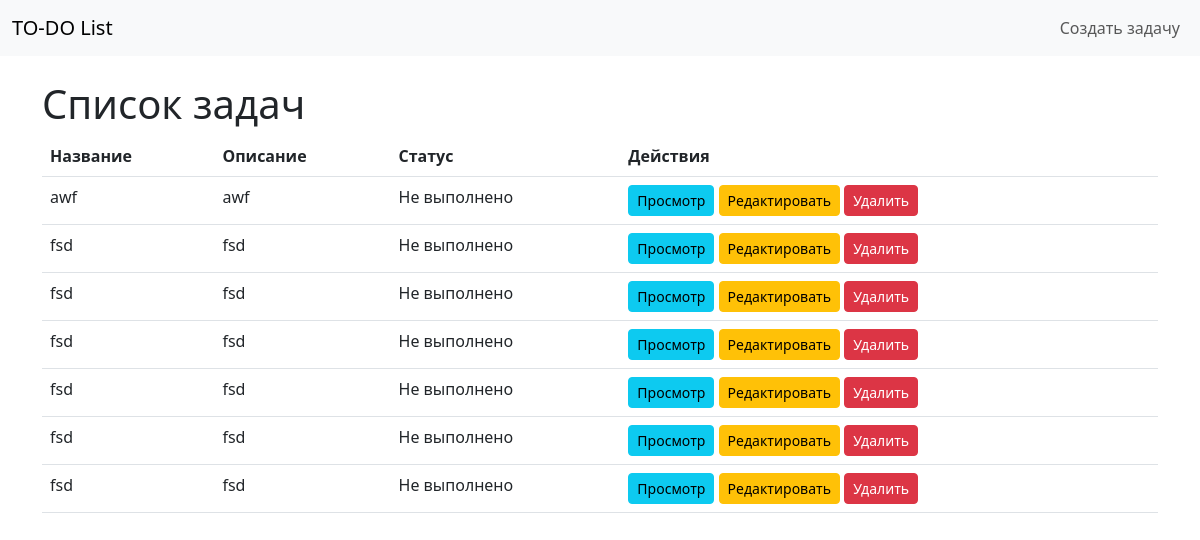
The app's page /, older data.
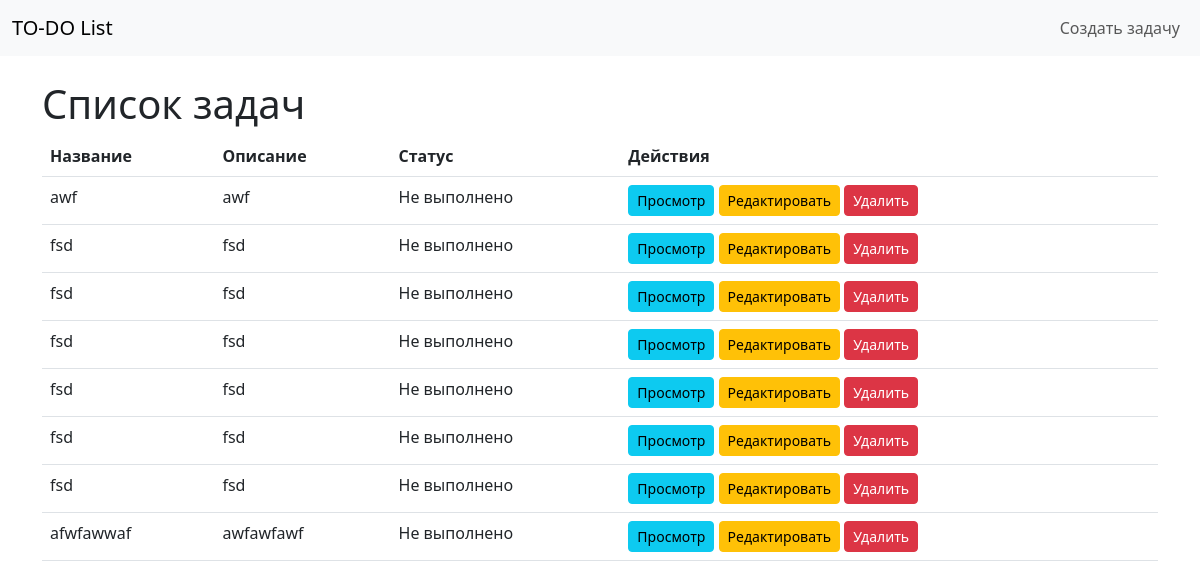
The same page, newer data.
### tasks/models.py (models this page shows)
class Task(models.Model):
    task_name = models.CharField(max_length=50)
    description = models.TextField(max_length=500)
    is_completed = models.BooleanField(default=False)

### tasks/views.py (the view)
# urls.py: path('', index, name='index'),
def index(request):
    tasks = Task.objects.all()
    context = {'tasks': tasks}
    return render(request, 'tasks/list.html', context)

### tasks/templates/tasks/list.html
{% extends 'tasks/base.html' %}
{% block content %}
    <h1>Список задач</h1>
    <table class="table">
        <thead>
        <tr>
            <th>Название</th>
            <th>Описание</th>
            <th>Статус</th>
            <th>Действия</th>
        </tr>
        </thead>
        <tbody>
        {% for task in tasks %}
            <tr>
                <td>{{ task.task_name }}</td>
                <td>{{ task.description }}</td>
                <td>{% if task.is_completed %}Выполнено{% else %}Не выполнено{% endif %}</td>
                <td>
                    <a href="/tasks/{{ task.id }}" class="btn btn-info btn-sm">Просмотр</a>
                    <a href="{% url 'tasks:edit_task' task.id %}" class="btn btn-warning btn-sm">Редактировать</a>
                    <a href="/tasks/{{ task.id }}/delete" class="btn btn-danger btn-sm">Удалить</a>
                </td>
            </tr>
        {% endfor %}
        </tbody>
    </table>
{% endblock %}

Row changes from the older to the newer data that the page shows:
added Task: task_name "afwfawwaf", description "awfawfawf", is_completed "Не выполнено"
